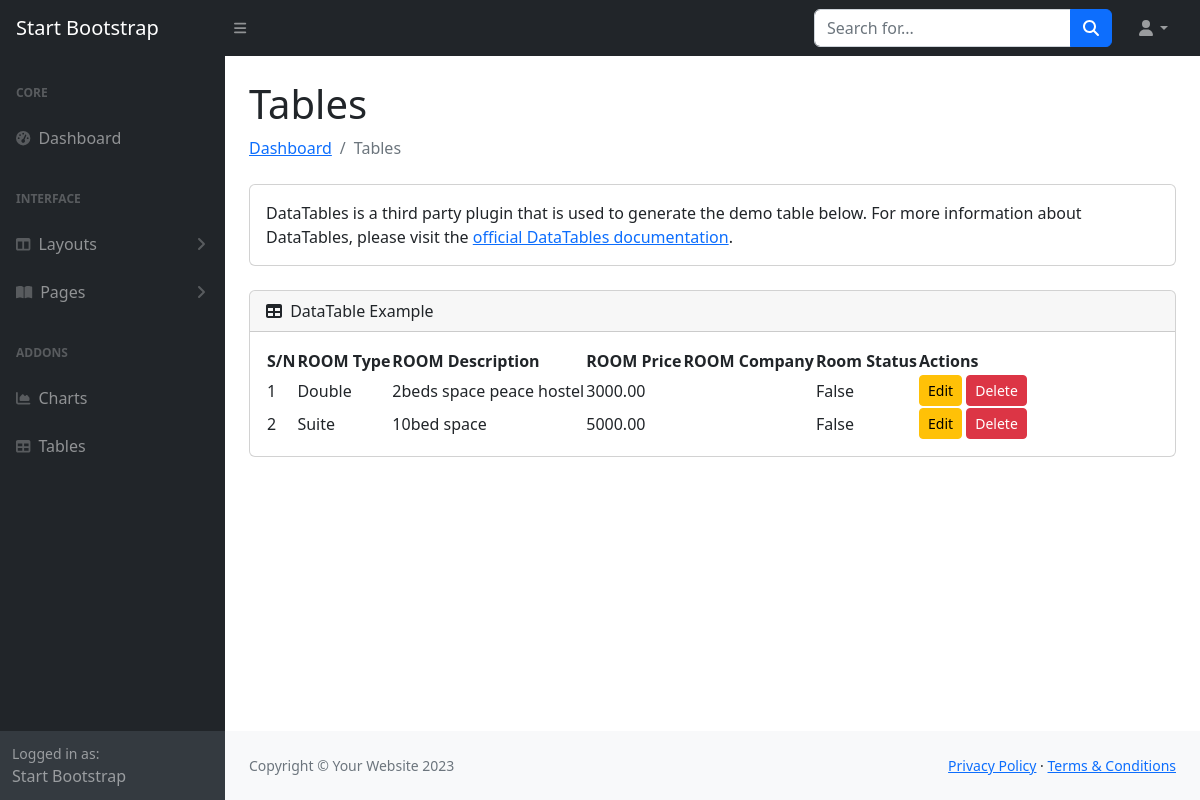
/roompostlist/, run on an earlier commit of the app's database.
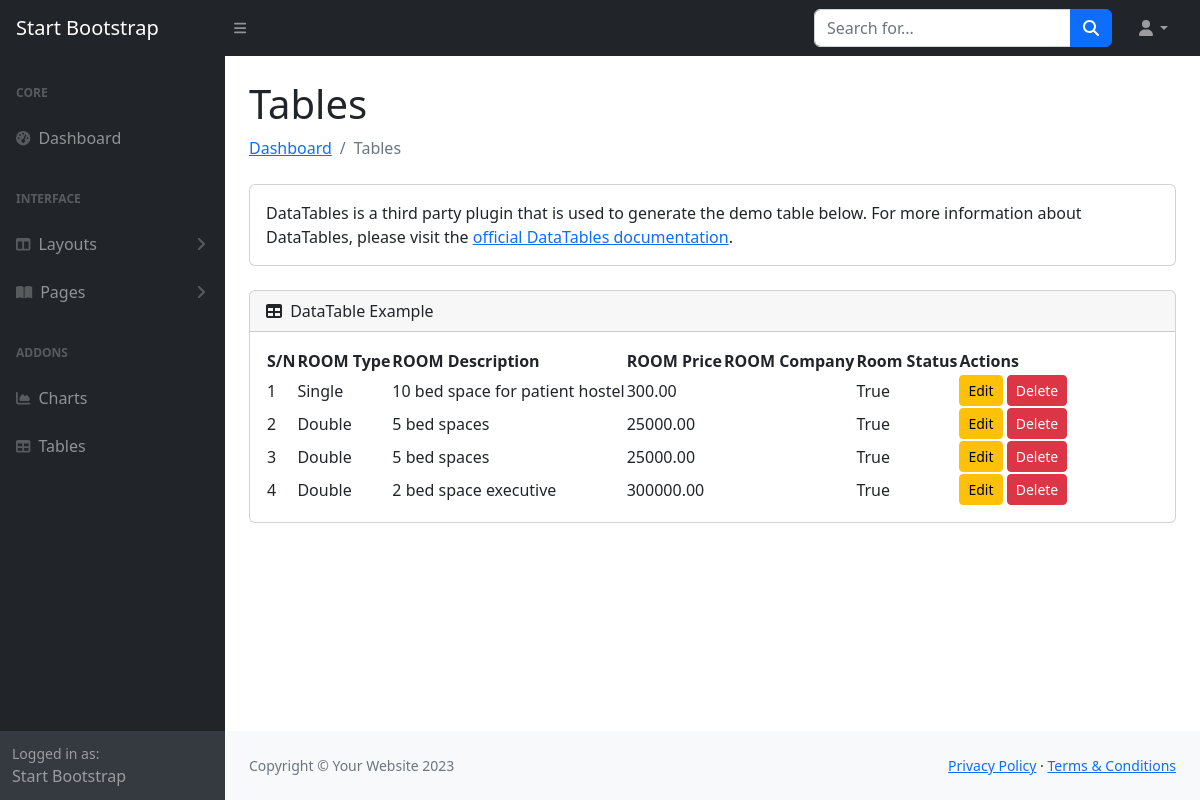
And on a later commit of the database.
### homeapp/models.py (models this page shows, shortened)
class Room(models.Model):
    ROOM_TYPE_CHOICES = [
        ('Single', 'Single'),
        ('Double', 'Double'),
        ('Suite', 'Suite'),
    ]
    room_type = models.CharField(max_length=20, choices=ROOM_TYPE_CHOICES)
    description = models.TextField()
    price = models.DecimalField(max_digits=10, decimal_places=2)
    company = models.ForeignKey(Company, on_delete=models.CASCADE, related_name='rooms')
    available = models.BooleanField(default=True)
    created_at = models.DateTimeField(auto_now_add=True)
    room_pic = models.ImageField(upload_to='rooms/', null=True, blank=True)
    is_active = models.BooleanField(default=False)
    is_student = models.BooleanField(default=False)
    is_admin = models.BooleanField(default=False)
    is_staff = models.BooleanField(default=False)
    is_created = models.DateTimeField(auto_now_add=True)
    is_updated = models.DateTimeField(auto_now=True)

### homeapp/views.py (the view)
# urls.py: path('roompostlist/', views.RoomPostList, name='roompostlist'),
def RoomPostList(request):
    all_job = Room.objects.all()
    return render( request, 'company/roompostlist.html', {'all_rooms':all_job})

### homeapp/templates/company/roompostlist.html (shortened to what this page needs)
{% load static %}
<!DOCTYPE html>
<html lang="en">
    <head>
        <link href="https://cdn.jsdelivr.net/npm/simple-datatables@7.1.2/dist/style.min.css" rel="stylesheet" />
        <link href="{% static './company/css/styles.css' %}" rel="stylesheet" />
    </head>
    <body class="sb-nav-fixed">
        <nav class="sb-topnav navbar navbar-expand navbar-dark bg-dark">
            <a class="navbar-brand ps-3" href="index.html">Start Bootstrap</a>
            <button class="btn btn-link btn-sm order-1 order-lg-0 me-4 me-lg-0" id="sidebarToggle" href="#!"><i class="fas fa-bars"></i></button>
            <form class="d-none d-md-inline-block form-inline ms-auto me-0 me-md-3 my-2 my-md-0">
                <div class="input-group">
                    <input class="form-control" type="text" placeholder="Search for..." aria-label="Search for..." aria-describedby="btnNavbarSearch" />
                    <button class="btn btn-primary" id="btnNavbarSearch" type="button"><i class="fas fa-search"></i></button>
                </div>
            </form>
            <ul class="navbar-nav ms-auto ms-md-0 me-3 me-lg-4">
                <li class="nav-item dropdown">
                    <a class="nav-link dropdown-toggle" id="navbarDropdown" href="#" role="button" data-bs-toggle="dropdown" aria-expanded="false"><i class="fas fa-user fa-fw"></i></a>
                </li>
            </ul>
        </nav>
        <div id="layoutSidenav">
            <div id="layoutSidenav_nav">
                <nav class="sb-sidenav accordion sb-sidenav-dark" id="sidenavAccordion">
                    <div class="sb-sidenav-menu">
                        <div class="nav">
                            <div class="sb-sidenav-menu-heading">Core</div>
                            <a class="nav-link" href="index.html">
                                <div class="sb-nav-link-icon"><i class="fas fa-tachometer-alt"></i></div>
                                Dashboard
                            </a>
                            <div class="sb-sidenav-menu-heading">Interface</div>
                            <a class="nav-link collapsed" href="#" data-bs-toggle="collapse" data-bs-target="#collapseLayouts" aria-expanded="false" aria-controls="collapseLayouts">
                                <div class="sb-nav-link-icon"><i class="fas fa-columns"></i></div>
                                Layouts
                                <div class="sb-sidenav-collapse-arrow"><i class="fas fa-angle-down"></i></div>
                            </a>
                            <a class="nav-link collapsed" href="#" data-bs-toggle="collapse" data-bs-target="#collapsePages" aria-expanded="false" aria-controls="collapsePages">
                                <div class="sb-nav-link-icon"><i class="fas fa-book-open"></i></div>
                                Pages
                                <div class="sb-sidenav-collapse-arrow"><i class="fas fa-angle-down"></i></div>
                            </a>
                            <div class="sb-sidenav-menu-heading">Addons</div>
                            <a class="nav-link" href="charts.html">
                                <div class="sb-nav-link-icon"><i class="fas fa-chart-area"></i></div>
                                Charts
                            </a>
                            <a class="nav-link" href="tables.html">
                                <div class="sb-nav-link-icon"><i class="fas fa-table"></i></div>
                                Tables
                            </a>
                        </div>
                    </div>
                    <div class="sb-sidenav-footer">
                        <div class="small">Logged in as:</div>
                        Start Bootstrap
                    </div>
                </nav>
            </div>
            <div id="layoutSidenav_content">
                <main>
                    <div class="container-fluid px-4">
                        <h1 class="mt-4">Tables</h1>
                        <ol class="breadcrumb mb-4">
                            <li class="breadcrumb-item"><a href="index.html">Dashboard</a></li>
                            <li class="breadcrumb-item active">Tables</li>
                        </ol>
                        <div class="card mb-4">
                            <div class="card-body">
                                DataTables is a third party plugin that is used to generate the demo table below. For more information about DataTables, please visit the
                                <a target="_blank" href="https://datatables.net/">official DataTables documentation</a>.
                            </div>
                        </div>
                        <div class="card mb-4">
                            <div class="card-header">
                                <i class="fas fa-table me-1"></i>
                                DataTable Example
                            </div>
                            <div class="card-body">
                                <table id="datatablesSimple">
                                    <thead>
                                        <tr>
                                            <th>S/N</th>
                                            <th>ROOM Type</th>
                                            <th>ROOM Description</th>
                                            <th>ROOM Price</th>
                                            <th>ROOM Company</th>
                                            <th>Room Status</th>
                                            <th>Actions</th>
                                        </tr>
                                    </thead>
                                    {% if all_rooms %}
                                    <tbody>
                                        {% for i in all_rooms %}
                                        <tr>
                                            <td>{{ forloop.counter }}</td>
                                            <td>{{ i.room_type }}</td>
                                            <td>{{ i.description }}</td>
                                            <td>{{ i.price }}</td>
                                            <td>{{ i.company.company_name }}</td>
                                            <td>{{ i.available }}</td>
                                            <td>
                                                <a href="{% url 'edit_room' i.id %}" class="btn btn-warning btn-sm">Edit</a>
                                                <a href="{% url 'delete_room' i.id %}" class="btn btn-danger btn-sm" onclick="return confirm('Are you sure you want to delete this room?');">Delete</a>
                                            </td>
                                        </tr>
                                        {% endfor %}
                                    </tbody>
                                    {% endif %}
                                </table>
                            </div>
                        </div>
                    </div>
                </main>
                <footer class="py-4 bg-light mt-auto">
                    <div class="container-fluid px-4">
                        <div class="d-flex align-items-center justify-content-between small">
                            <div class="text-muted">Copyright &copy; Your Website 2023</div>
                            <div>
                                <a href="#">Privacy Policy</a>
                                &middot;
                                <a href="#">Terms &amp; Conditions</a>
                            </div>
                        </div>
                    </div>
                </footer>
            </div>
        </div>
    </body>
</html>

What changed in the data, as far as the page shows it:
removed Room: room_type "Double", description "2beds space peace hostel", price "3000.00", available "False"
removed Room: room_type "Suite", description "10bed space", price "5000.00", available "False"
added Room: room_type "Single", description "10 bed space for patient hostel", price "300.00", available "True"
added Room: room_type "Double", description "5 bed spaces", price "25000.00", available "True"
added Room: room_type "Double", description "5 bed spaces", price "25000.00", available "True"
added Room: room_type "Double", description "2 bed space executive", price "300000.00", available "True"
